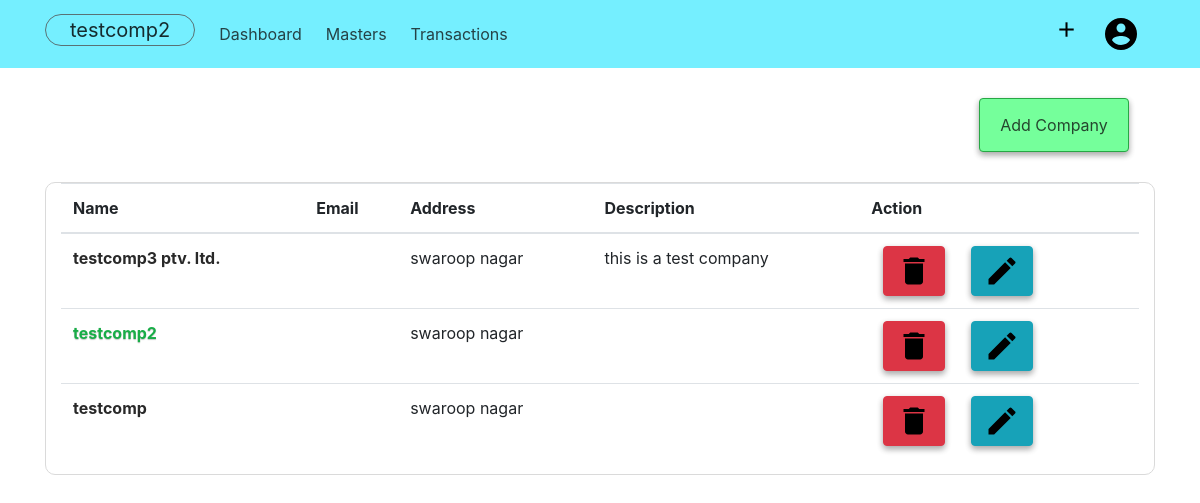
Page /companies (signed in) on the earlier database version.
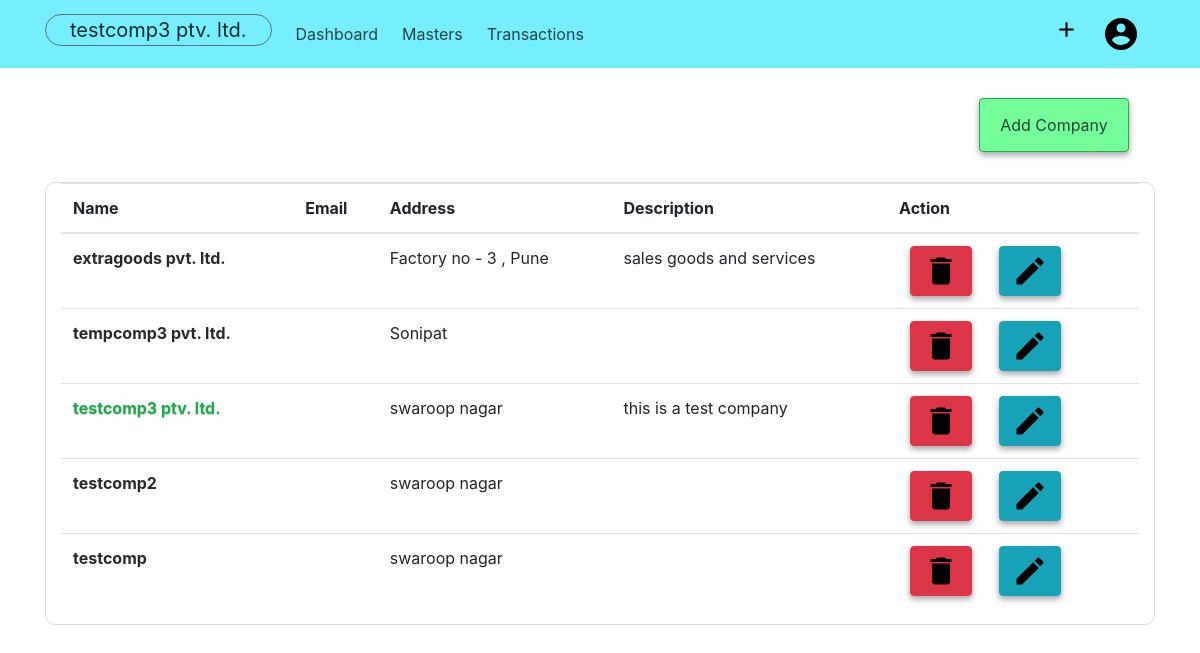
Same page on the later database version.
### acsystem/models.py (models this page shows, shortened)
class Company(db.Model):
    id = db.Column(db.Integer, primary_key=True)
    companyname = db.Column(db.String(80), unique=True, nullable=False)
    mailingname = db.Column(db.String(80), nullable = False)
    address = db.Column(db.String(100), nullable=False)
    country = db.Column(db.String(40), nullable=False)
    state = db.Column(db.String(40), nullable=False)
    pin = db.Column(db.Integer)
    email = db.Column(db.String(60))
    phoneno = db.Column(db.Integer)
    website = db.Column(db.String(60))
    datecreated = db.Column(db.DateTime, default = datetime.utcnow, nullable=False)
    gstno = db.Column(db.Integer)
    description = db.Column(db.Text)
    user_id = db.Column(db.Integer, db.ForeignKey('user.id', ondelete="CASCADE"), nullable=False)

### acsystem/routes.py (the view)
@app.route("/companies")
@login_required
def companies():
    companies = Company.query.filter_by(owner = current_user).order_by(Company.datecreated.desc())
    return render_template("companies.html", title="Company", companies = companies, activecomp = activecomp)

### acsystem/models.py (called while the page is built)
@login_manager.user_loader
def load_user(user_id):
    return User.query.get(int(user_id))

### acsystem/templates/companies.html (shortened to what this page needs)
{% extends "layout.html"%}
{% block content %}
<div class="container">
    <div class="container-fluid">
        <ul class="nav justify-content-end">
            <li class="btn btn-success">
                <a class="nav-link" href="{{ url_for('addcompany') }}">Add Company</a>
            </li>
        </ul>
    </div>
    <div class="container-fluid" style="border:1px solid rgb(218, 218, 218); border-radius:10px;">
        <table class="table table-hover">
            <thead>
                <tr>
                    <th scope="col">Name</th>
                    <th scope="col">Email</th>
                    <th scope="col">Address</th>
                    <th scope="col">Description</th>
                    <th scope="col">Action</th>
                </tr>
            </thead>
            <tbody>
                {% for company in companies %}
                <tr>
                    {% if company.id != activecomp.id %}
                    <th scope="row"> <a href="{{url_for('activatecompany', compid= company.id) }}"
                            style="color:rgb(41, 41, 41);">{{company.companyname }}</a> </th>
                    {% else %}
                    <th scope="row"> <a href="#"
                            style="color:#18ad47; text-shadow: 0px 1px 1px rgb(197, 197, 197);">{{company.companyname }}</a>
                    </th>
                    {% endif %}
                    <td>{{ company.email }}</td>
                    <td>{{ company.address }}</td>
                    <td>{{ company.description }}</td>
                    <td><a href="#">
                            <button type="button" class="btn btn-danger" data-toggle="modal"
                                data-target="#deletecompany">
                                <img src="{{ url_for('static',filename='images/delete.png') }}" alt="Delete">
                            </button>
                        </a>
                        <a href="#">
                            <button type="button" class="btn btn-info">
                                <img src="{{ url_for('static',filename='images/edit.png') }}" alt="Edit">
                            </button>
                        </a></td>
                </tr>
                {% endfor %}
            </tbody>
        </table>
    </div>
</div>
{% endblock content %}

### acsystem/templates/layout.html (shortened to what this page needs)
{% extends "header.html" %}
{% block body %}
<nav class="navbar navbar-expand-lg">
    <div class="container">
        <ul class="navbar-nav">
            <li>
                <a class="navbar-brand" href="{{ url_for('companies') }}">{{ activecomp.companyname }} </a>
            </li>
            <li class="nav-item">
                <a class="nav-link" href="{{ url_for('dashboard')}}">Dashboard</a>
            </li>
            <li class="nav-item dropdown">
                <a class="nav-link dropdown-toggle" href="#" id="drop1" data-toggle="dropdown">
                    Masters
                </a>
            </li>
            <li class="nav-item dropdown">
                <a class="nav-link dropdown-toggle" href="#" id="drop2" data-toggle="dropdown">
                    Transactions
                </a>
            </li>
        </ul>
        <ul class="navbar-nav">
            <li class="nav-item dropdown">
                <a class="nav-link dropdown-toggle" href="#" id="dropadd" data-toggle="dropdown">
                    <img src="{{url_for('static', filename='images/add.png')}}" alt="+" width="25px;"></a>
            </li>
            <li class="nav-item dropdown">
                <a class="nav-link dropdown-toggle" href="#" id="dropaccount" data-toggle="dropdown">
                    <img src="{{ url_for('static', filename='images/user.png')}}" alt="Account">
                </a>
            </li>
        </ul>
    </div>
</nav>
    {% block content%} {% endblock %}
{% endblock %}

### acsystem/templates/header.html (shortened to what this page needs)
<!DOCTYPE html>
<html lang="en">
<head>
    <link rel="stylesheet" href="{{url_for('static', filename='bootstrap.css')}}">
    <link rel="stylesheet" href="{{url_for('static', filename='main.css')}}">
    <link rel="stylesheet" href="{{url_for('static', filename='style.css')}}">
    <link rel="stylesheet" href="https:/cdnjs.cloudflare.com/ajax/libs/toastr.js/latest/toastr.min.css">
</head>
<body>
        {% block body%} {% endblock %}
</body>
</html>

### acsystem/static/style.css (style rules this page uses)
.btn { -webkit-box-shadow: 0 3px 6px rgba(0, 0, 0, 0.16), 0 3px 6px rgba(0, 0, 0, 0.23); box-shadow: 0 3px 6px rgba(0, 0, 0, 0.16), 0 3px 6px rgba(0, 0, 0, 0.23); }
.dropdown ::after { display: none !important; }
.navbar-brand { color: rgba(0, 0, 0, 0.822); border: 1px solid rgba(83, 83, 83, 0.8); border-radius: 30px; padding: 0 1.5rem; }
.nav-item { display: block; padding-right: .5rem; }
.navbar-nav { -webkit-box-orient: horizontal !important; -webkit-box-direction: normal !important; -ms-flex-direction: row !important; flex-direction: row !important; }
.nav-link { color: rgba(12, 12, 12, 0.76); padding: .5rem !important; }
.navbar { background-color: #75efff; }
.btn { margin: 0 .7rem; }
.btn-success { background-color: #75ff9b !important; }
.container-fluid { margin-top: 30px !important; }

Differences in the rows shown:
added Company: companyname "extragoods pvt. ltd.", address "Factory no - 3 , Pune", description "sales goods and services"
added Company: companyname "tempcomp3 pvt. ltd.", address "Sonipat"
Other differences:
{{ activecomp.companyname }}: "testcomp2" → "testcomp3 ptv. ltd."
